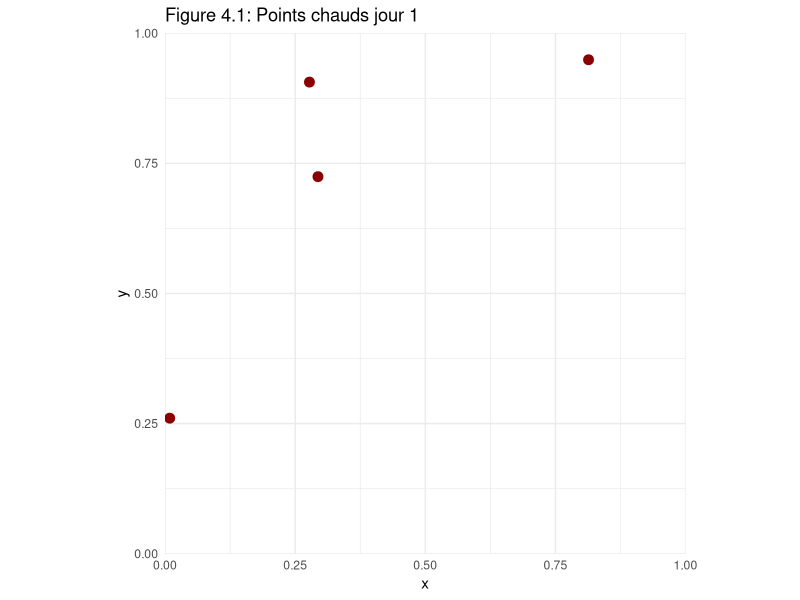
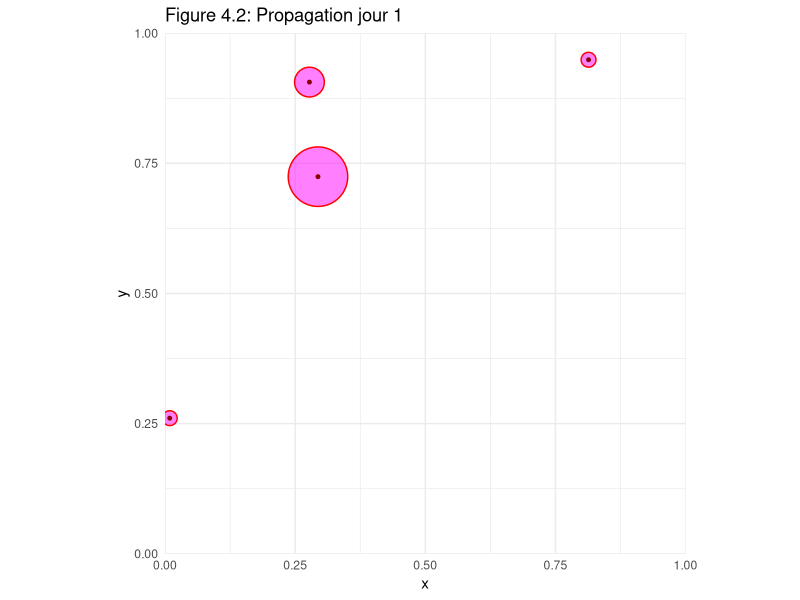
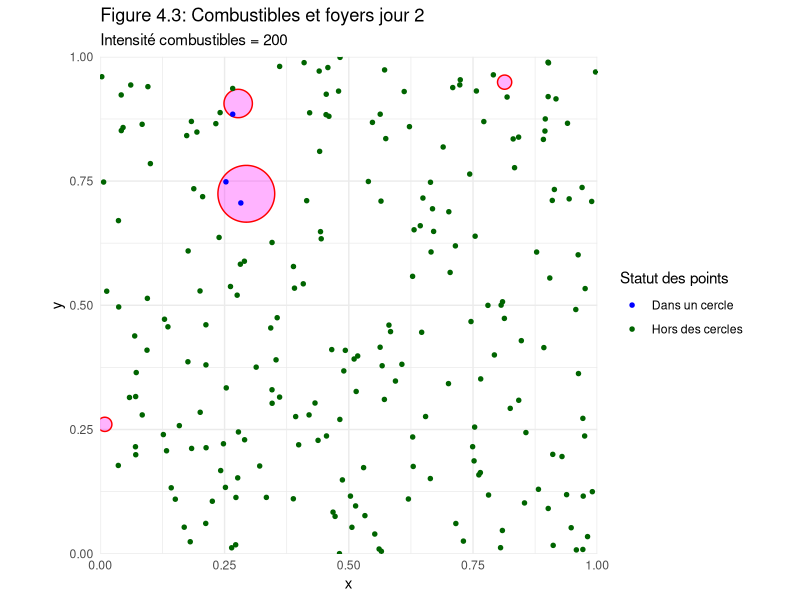
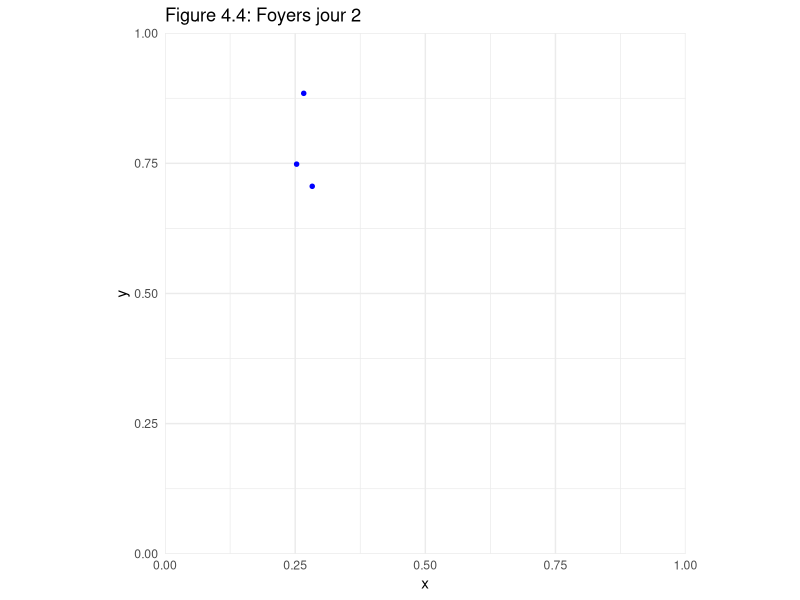
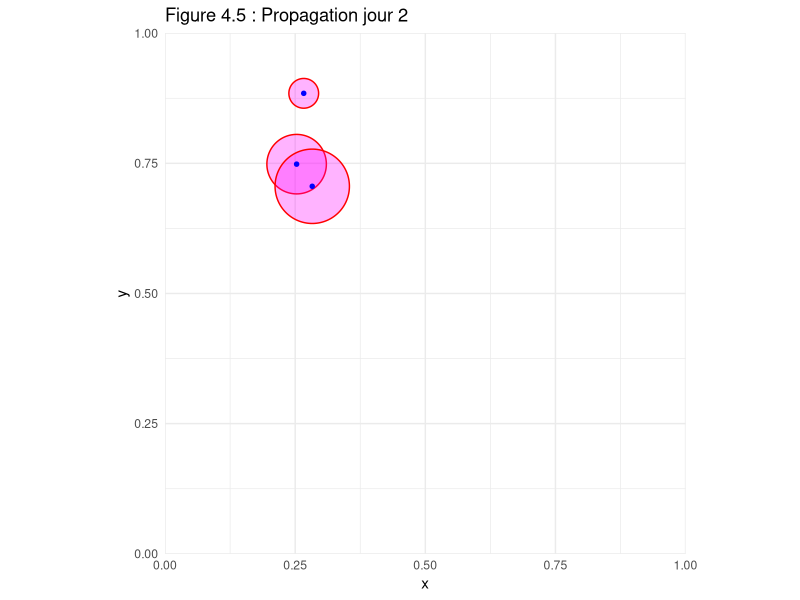
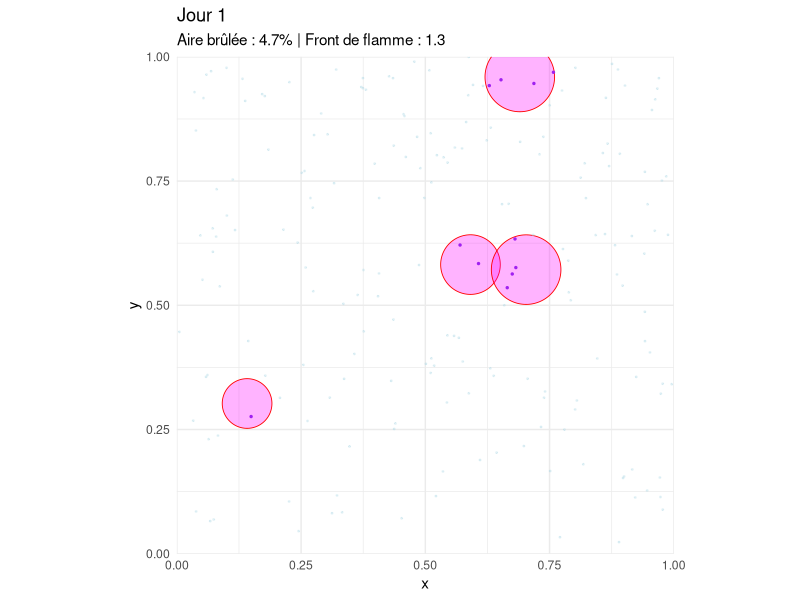
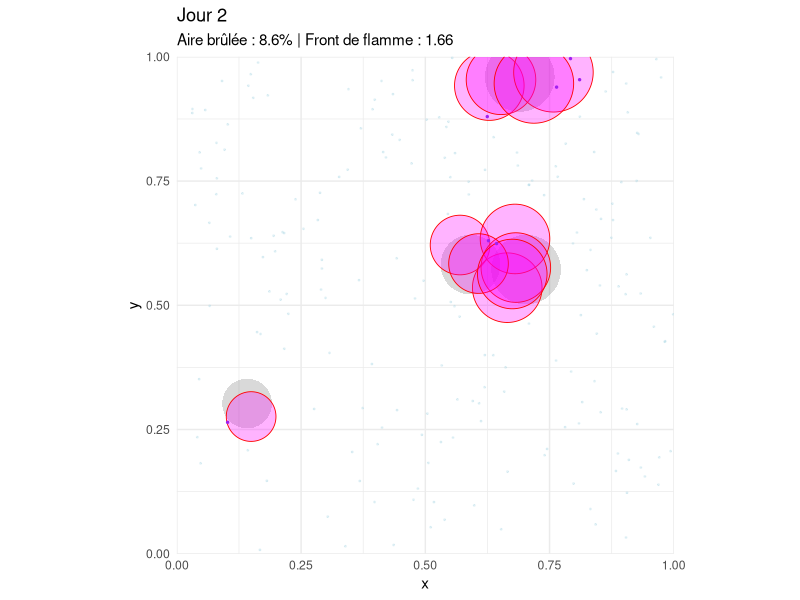
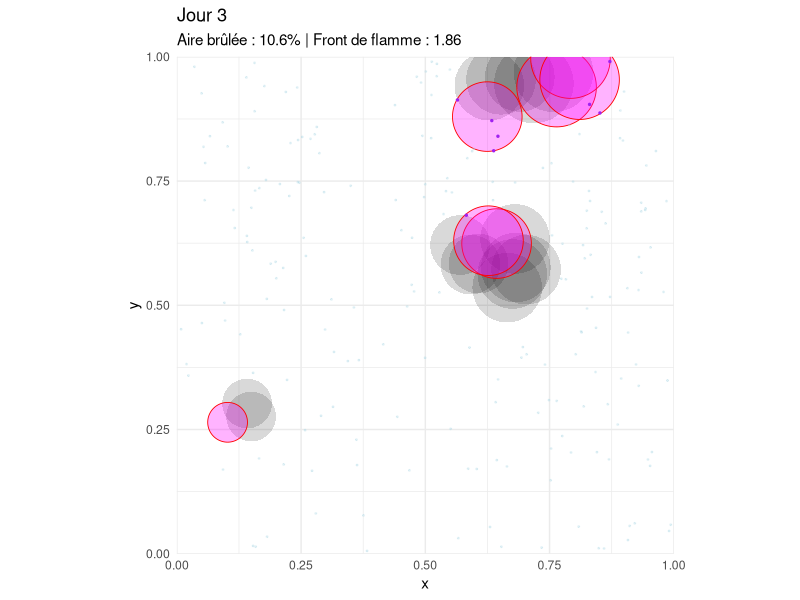

Recreate these plots in R, in order.
## ---- chunk 1
library(ggplot2)
library(spatstat)

set.seed(4)

lambda<-4
w<-owin(c(0,1),c(0,1))

ppoisson<-rpoispp(lambda, win=w)

ggplot()+
  
  geom_point(data=as.data.frame(ppoisson),aes(x=x,y=y),
             colour="darkred",size=3)+
  
  coord_fixed(xlim=c(0,1),
              ylim=c(0,1),
              expand=FALSE)+
  labs(title="Figure 4.1: Points chauds jour 1",
       x="x",
       y="y")+
  
  theme_minimal()

## ---- chunk 2
library(ggplot2)
library(ggforce)
library(spatstat)

set.seed(4)

lambda<-4
w<-owin(c(0,1),c(0,1))

ppoisson<-rpoispp(lambda, win=w)

r<-floor(runif(ppoisson$n,1,5.99999999))/70

ggplot(data.frame(x=ppoisson$x, y=ppoisson$y))+
  
  geom_circle(aes(x0=ppoisson$x,y0=ppoisson$y,r=r),
              fill="magenta",colour="red",
              linewidth=0.5,alpha=0.5
              )+
  
  geom_point(data=as.data.frame(ppoisson),aes(x=x,y=y),
             colour="darkred",size=1)+
  
  coord_fixed(xlim=c(0,1),
              ylim=c(0,1),
              expand=FALSE)+
  labs(title="Figure 4.2: Propagation jour 1",
       x="x",
       y="y")+
  
  theme_minimal()
## ---- chunk 3
library(ggplot2)
library(ggforce)
library(spatstat)

set.seed(4)

# Window and main process (Day 1 Fire centers)
lambda <- 4
w <- owin(c(0,1), c(0,1))
ppoisson <- rpoispp(lambda, win = w)

# Radius generation
r <- floor(runif(ppoisson$n, 1, 5.99999999)) / 70

# --- NEW STEP: GEOMETRIC CREATION OF CIRCLES ---
liste_disques <- list()
for(i in 1:ppoisson$n) {
  liste_disques[[i]] <- disc(r = r[i], centre = c(ppoisson$x[i], ppoisson$y[i]))
}
# Union of all circles, clipped to the window w
union_cercles <- intersect.owin(union.owin(as.solist(liste_disques)), w)

# --- NEW STEP: POISSON PROCESS FOR COMBUSTIBLES (INTENSITY 200) ---
lambda_combustibles <- 200
pts_combustibles <- rpoispp(lambda_combustibles, win = w)

# Check which points fall inside the geometric union of the circles
est_dedans <- inside.owin(pts_combustibles$x, pts_combustibles$y, union_cercles)

# Create a data frame for plotting the new points
df_combustibles <- data.frame(
  x = pts_combustibles$x,
  y = pts_combustibles$y,
  Statut = ifelse(est_dedans, "Dans un cercle", "Hors des cercles")
)

# --- UPDATED PLOT ---
ggplot() +
  # 1. Background circles (Day 1 propagation zones)
  geom_circle(data = data.frame(x0=ppoisson$x, y0=ppoisson$y, r=r),
              aes(x0=x0, y0=y0, r=r),
              fill="magenta", colour="red",
              linewidth=0.5, alpha=0.3) +
  
  # 3. Superimposed intensity 200 process differentiated by status
  geom_point(data = df_combustibles, aes(x=x, y=y, colour=Statut), 
             size=1.2) +
  
  # Aesthetic parameters
  scale_colour_manual(values = c("Dans un cercle" = "blue", "Hors des cercles" = "darkgreen")) +
  coord_fixed(xlim=c(0,1), ylim=c(0,1), expand=FALSE) +
  labs(title="Figure 4.3: Combustibles et foyers jour 2",
       subtitle="Intensité combustibles = 200",
       x="x", y="y",
       colour="Statut des points") +
  theme_minimal()

## ---- chunk 4
library(ggplot2)
library(ggforce)
library(spatstat)

set.seed(4)

# Window and main process (Day 1 Fire centers)
lambda <- 4
w <- owin(c(0,1), c(0,1))
ppoisson <- rpoispp(lambda, win = w)

# Radius generation
r <- floor(runif(ppoisson$n, 1, 5.999999999)) / 70

# --- NEW STEP: GEOMETRIC CREATION OF CIRCLES ---
liste_disques <- list()
for(i in 1:ppoisson$n) {
  liste_disques[[i]] <- disc(r = r[i], centre = c(ppoisson$x[i], ppoisson$y[i]))
}
# Union of all circles, clipped to the window w
union_cercles <- intersect.owin(union.owin(as.solist(liste_disques)), w)

# --- NEW STEP: POISSON PROCESS FOR COMBUSTIBLES (INTENSITY 200) ---
lambda_combustibles <- 200
pts_combustibles <- rpoispp(lambda_combustibles, win = w)

# Check which points fall inside the geometric union of the circles
est_dedans <- inside.owin(pts_combustibles$x, pts_combustibles$y, union_cercles)

# Create a data frame for plotting the new points
df_combustibles <- data.frame(
  x = pts_combustibles$x,
  y = pts_combustibles$y,
  Statut = ifelse(est_dedans, "Dans un cercle", "Hors des cercles")
)

# --- UPDATED PLOT ---
# --- PLOT : UNIQUEMENT LES POINTS BLEUS ---
ggplot() +
  # 2. Uniquement les points qui sont DANS un cercle (Points bleus)
  geom_point(data = subset(df_combustibles, Statut == "Dans un cercle"), 
             aes(x=x, y=y), 
             colour="blue", size=1.2) +
  
  # Paramètres esthétiques
  coord_fixed(xlim=c(0,1), ylim=c(0,1), expand=FALSE) +
  labs(title="Figure 4.4: Foyers jour 2",
       x="x", y="y") +
  theme_minimal()

## ---- chunk 5
library(ggplot2)
library(ggforce)
library(spatstat)

set.seed(4)

# Fenêtre et processus principal (Foyers du Jour 1)
lambda <- 4
w <- owin(c(0,1), c(0,1))
ppoisson <- rpoispp(lambda, win = w)

# Génération des rayons du Jour 1
r_jour1 <- floor(runif(ppoisson$n, 1, 5.999999999)) / 70

# --- CRÉATION GÉOMÉTRIQUE DES CERCLES DU JOUR 1 ---
liste_disques <- list()
for(i in 1:ppoisson$n) {
  liste_disques[[i]] <- disc(r = r_jour1[i], centre = c(ppoisson$x[i], ppoisson$y[i]))
}
union_cercles <- intersect.owin(union.owin(as.solist(liste_disques)), w)

# --- PROCESSUS DE POISSON POUR LES COMBUSTIBLES (INTENSITÉ 200) ---
lambda_combustibles <- 200
pts_combustibles <- rpoispp(lambda_combustibles, win = w)

# Vérification des points à l'intérieur des cercles du Jour 1
est_dedans <- inside.owin(pts_combustibles$x, pts_combustibles$y, union_cercles)

# Extraction stricte des points bleus (foyers du Jour 2)
points_bleus <- data.frame(
  x = pts_combustibles$x[est_dedans],
  y = pts_combustibles$y[est_dedans]
)

# --- NOUVEAU : GÉNÉRATION DES RAYONS POUR LES CERCLES DU JOUR 2 ---
n_bleus <- nrow(points_bleus)
# Même loi de distribution que le Jour 1 pour la cohérence de la propagation
r_jour2 <- floor(runif(n_bleus, 1, 6)) / 70 

# Ajout des rayons dans le data frame des points bleus
points_bleus$r <- r_jour2

# --- GRAPHIQUE METTANT EN ÉVIDENCE LA NOUVELLE EXPANSION ---
ggplot() +
  
  # 2. NOUVEAUX cercles autour de chaque point bleu (Expansion Jour 2)
  geom_circle(data = points_bleus,
              aes(x0=x, y0=y, r=r),
              fill="magenta", colour="red",
              linewidth=0.5, alpha=0.3) +
  
  # 3. Centres des nouveaux cercles (Les points bleus d'origine)
  geom_point(data = points_bleus, aes(x=x, y=y), 
             colour="blue", size=1.2) +
  
  # Configuration esthétique
  coord_fixed(xlim=c(0,1), ylim=c(0,1), expand=FALSE) +
  labs(title="Figure 4.5 : Propagation jour 2",
       x="x", y="y") +
  theme_minimal()

## ---- chunk 6
library(spatstat)
library(ggplot2)
library(ggforce)
library(grid)

set.seed(40)

#--------------------------
# INITIALISATION
#--------------------------

w <- owin(c(0,1), c(0,1))
aire_fenetre <- spatstat.geom::area(w)

hotspot <- function(x,y){
   6*x + 4*y
}

# --- THETA : Intensité des combustibles ---
theta <- function(x,y){
   100 + 100*x + 100*y^3 + 100*y
}

# --- DELTA : Dilatation géométrique déterministe ---
delta <- function(x, y) {
   floor(4 + 3 * x + 2 * y) / 100
}

# Feux initiaux (Jour 1)
pts_actuels <- rpoispp(hotspot, win=w)

# Structures pour l'historique et les graphiques
historique_cercles_total <- data.frame()
union_totale <- emptywindow(w)

suivi_mesures <- data.frame(
   jour = integer(),
   fraction_aire = numeric(),
   frontiere_interne = numeric()
)

jour <- 1

#--------------------------
# BOUCLE PRINCIPALE
#--------------------------

while(TRUE){
   
   if(pts_actuels$n==0){
      cat("Plus aucun feu actif.\n")
      break
   }
   
   # Calcul déterministe des rayons selon la position
   r <- delta(pts_actuels$x, pts_actuels$y)
   
   cercles_du_jour <- data.frame(
      x0 = pts_actuels$x,
      y0 = pts_actuels$y,
      r  = r,
      jour = jour
   )
   
   historique_cercles_total <- rbind(historique_cercles_total, cercles_du_jour)
   
   # Union des disques du jour
   liste_disques <- vector("list", pts_actuels$n)
   for(i in seq_len(pts_actuels$n)){
      liste_disques[[i]] <- disc(r[i], centre=c(pts_actuels$x[i], pts_actuels$y[i]))
   }
   
   union_du_jour <- intersect.owin(union.owin(as.solist(liste_disques)), w)
   
   #------------------------------------------------------
   # CORRECTION : Le feu ne se propage que sur le combustible restant
   #------------------------------------------------------
   # Zone encore intacte au début de la journée
   zone_combustible_restant <- setminus.owin(w, union_totale)
   
   # Processus de Poisson généré UNIQUEMENT dans la zone non brûlée
   pts_comb_tous <- rpoispp(theta, win = zone_combustible_restant)
   
   # Parmi les combustibles restants, lesquels sont touchés aujourd'hui ?
   retenus <- inside.owin(pts_comb_tous$x, pts_comb_tous$y, union_du_jour)
   
   pts_comb_du_jour <- ppp(pts_comb_tous$x[retenus], pts_comb_tous$y[retenus], window=w)
   pts_comb_hors_zone <- ppp(pts_comb_tous$x[!retenus], pts_comb_tous$y[!retenus], window=w)
   
   # Mise à jour de la zone brûlée globale
   union_totale <- union.owin(union_totale, union_du_jour)
   
   # --- CALCUL DES MESURES GÉOMÉTRIQUES DU CUMUL ---
   fraction_aire_cumulee <- spatstat.geom::area(union_totale) / aire_fenetre
   
   # Front de flamme interne (sans les bordures du carré w)
   tous_les_contours <- edges(union_totale)
   w_interne <- erosion(w, r = 1e-6)
   contours_internes <- clip.psp(tous_les_contours, window = w_interne)
   frontiere_interne_totale <- sum(lengths_psp(contours_internes)) / aire_fenetre
   
   # Sauvegarde des statistiques
   suivi_mesures <- rbind(suivi_mesures, data.frame(
      jour = jour,
      fraction_aire = fraction_aire_cumulee,
      frontiere_interne = frontiere_interne_totale
   ))
   
   #------------------------------------------------------
   # Préparation des données pour le plot du jour
   #------------------------------------------------------
   df_combustibles <- as.data.frame(pts_comb_du_jour)
   df_hors_zone <- as.data.frame(pts_comb_hors_zone)
   
   cercles_noirs <- historique_cercles_total[historique_cercles_total$jour < jour, ]
   
   p <- ggplot()
   
   if(nrow(cercles_noirs) > 0){
      p <- p + geom_circle(data=cercles_noirs, aes(x0=x0,y0=y0,r=r), fill="black", alpha=0.15, colour=NA)
   }
   
   p <- p +
      geom_circle(data=cercles_du_jour, aes(x0=x0,y0=y0,r=r), fill="magenta", alpha=0.3, colour="red", linewidth=0.3) +
      geom_point(data=df_combustibles, aes(x,y), colour="purple", size=0.5) +
      geom_point(data=df_hors_zone, aes(x,y), colour="lightblue", alpha=0.3, size=0.35) +
      coord_fixed(xlim=c(0,1), ylim=c(0,1), expand=FALSE) +
      theme_minimal() +
      labs(
         title=paste("Jour", jour),
         subtitle=paste0("Aire brûlée : ", round(fraction_aire_cumulee * 100, 1), "% | Front de flamme : ", round(frontiere_interne_totale, 2))
      )
   
   print(p)
   Sys.sleep(0.4)
   
   # Arrêt si le carré est couvert
   if(fraction_aire_cumulee >= 0.999){
      cat("Le carré est entièrement brûlé.\n")
      break
   }
   
   # Passage au lendemain
   if(pts_comb_du_jour$n == 0){
      cat("Plus aucun nouveau combustible atteint.\n")
      break
   } else {
      pts_actuels <- pts_comb_du_jour
      jour <- jour + 1
   }
}

#------------------------------------------------------
# 4. GRAPHIQUES RÉCAPITULATIFS FINAUX (SANS PATCHWORK)
#------------------------------------------------------
cat("\nGénération de la synthèse finale...\n")

# Conversion de la forme géométrique finale de l'union en data.frame pour ggplot
df_union_finale <- as.data.frame(union_totale)

# Graphe A : Cartographie de la RÉUNION des cercles (Silhouette calcinée finale)
p_map <- ggplot() +
   geom_polygon(data = df_union_finale, 
                aes(x = x, y = y, group = id), 
                fill = "grey20", colour = "black", linewidth = 0.5, alpha = 0.8) +
   coord_fixed(xlim = c(0,1), ylim = c(0,1), expand = FALSE) +
   labs(title = "Zone calcinée finale (Réunion totale)", x = "x", y = "y") +
   theme_minimal()

# Graphe B : Courbe d'évolution des indicateurs géométriques
p_stats <- ggplot(suivi_mesures, aes(x = jour)) +
   geom_line(aes(y = fraction_aire, colour = "Fraction d'aire (AA)"), linewidth = 1) +
   geom_point(aes(y = fraction_aire, colour = "Fraction d'aire (AA)"), size = 2) +
   geom_line(aes(y = frontiere_interne / max(frontiere_interne, 1), colour = "Front de flamme (LA, normalisé)"), linewidth = 1, linetype = "dashed") +
   geom_point(aes(y = frontiere_interne / max(frontiere_interne, 1), colour = "Front de flamme (LA, normalisé)"), size = 2) +
   scale_colour_manual(values = c("Fraction d'aire (AA)" = "darkred", "Front de flamme (LA, normalisé)" = "darkblue")) +
   labs(title = "Cinétique de propagation", x = "Jour", y = "Valeur", colour = "Indicateur") +
   theme_minimal() +
   theme(legend.position = "bottom")

# Affichage des deux graphiques côte à côte avec la bibliothèque standard grid
grid.newpage()
pushViewport(viewport(layout = grid.layout(1, 2)))

print(p_map, vp = viewport(layout.pos.row = 1, layout.pos.col = 1))
print(p_stats, vp = viewport(layout.pos.row = 1, layout.pos.col = 2))

print(suivi_mesures)
